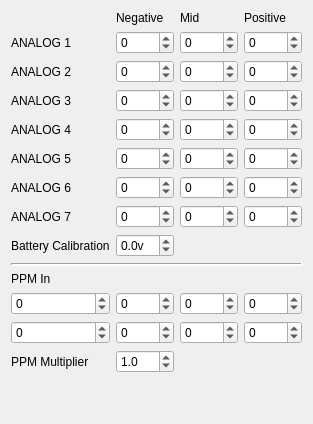
     <widget class="QWidget" name="tabCalibration">
      <attribute name="title">
       <string>Calibration</string>
      </attribute>
      <layout class="QGridLayout" name="gridLayout_2">
       <item row="0" column="1">
        <widget class="QLabel" name="label_24">
         <property name="text">
          <string>Negative</string>
         </property>
        </widget>
       </item>
       <item row="0" column="2">
        <widget class="QLabel" name="label_25">
         <property name="text">
          <string>Mid</string>
         </property>
        </widget>
       </item>
       <item row="0" column="3">
        <widget class="QLabel" name="label_26">
         <property name="text">
          <string>Positive</string>
         </property>
        </widget>
       </item>
       <item row="1" column="0">
        <widget class="QLabel" name="label_15">
         <property name="text">
          <string>ANALOG 1</string>
         </property>
        </widget>
       </item>
       <item row="1" column="1">
        <widget class="QSpinBox" name="ana1Neg">
         <property name="statusTip">
          <string/>
         </property>
         <property name="minimum">
          <number>-9999</number>
         </property>
         <property name="maximum">
          <number>9999</number>
         </property>
        </widget>
       </item>
       <item row="1" column="2">
        <widget class="QSpinBox" name="ana1Mid">
         <property name="statusTip">
          <string/>
         </property>
         <property name="minimum">
          <number>-9999</number>
         </property>
         <property name="value">
          <number>0</number>
         </property>
        </widget>
       </item>
       <item row="1" column="3">
        <widget class="QSpinBox" name="ana1Pos">
         <property name="statusTip">
          <string/>
         </property>
         <property name="minimum">
          <number>-9999</number>
         </property>
         <property name="maximum">
          <number>9999</number>
         </property>
        </widget>
       </item>
       <item row="2" column="0">
        <widget class="QLabel" name="label_16">
         <property name="text">
          <string>ANALOG 2</string>
         </property>
        </widget>
       </item>
       <item row="2" column="1">
        <widget class="QSpinBox" name="ana2Neg">
         <property name="statusTip">
          <string/>
         </property>
         <property name="minimum">
          <number>-9999</number>
         </property>
         <property name="maximum">
          <number>9999</number>
         </property>
        </widget>
       </item>
       <item row="2" column="2">
        <widget class="QSpinBox" name="ana2Mid">
         <property name="statusTip">
          <string/>
         </property>
         <property name="minimum">
          <number>-9999</number>
         </property>
         <property name="maximum">
          <number>9999</number>
         </property>
        </widget>
       </item>
       <item row="2" column="3">
        <widget class="QSpinBox" name="ana2Pos">
         <property name="statusTip">
          <string/>
         </property>
         <property name="minimum">
          <number>-9999</number>
         </property>
         <property name="maximum">
          <number>9999</number>
         </property>
        </widget>
       </item>
       <item row="3" column="0">
        <widget class="QLabel" name="label_17">
         <property name="text">
          <string>ANALOG 3</string>
         </property>
        </widget>
       </item>
       <item row="3" column="1">
        <widget class="QSpinBox" name="ana3Neg">
         <property name="statusTip">
          <string/>
         </property>
         <property name="minimum">
          <number>-9999</number>
         </property>
         <property name="maximum">
          <number>9999</number>
         </property>
        </widget>
       </item>
       <item row="3" column="2">
        <widget class="QSpinBox" name="ana3Mid">
         <property name="statusTip">
          <string/>
         </property>
         <property name="minimum">
          <number>-9999</number>
         </property>
         <property name="maximum">
          <number>9999</number>
         </property>
        </widget>
       </item>
       <item row="3" column="3">
        <widget class="QSpinBox" name="ana3Pos">
         <property name="statusTip">
          <string/>
         </property>
         <property name="minimum">
          <number>-9999</number>
         </property>
         <property name="maximum">
          <number>9999</number>
         </property>
        </widget>
       </item>
       <item row="4" column="0">
        <widget class="QLabel" name="label_18">
         <property name="text">
          <string>ANALOG 4</string>
         </property>
        </widget>
       </item>
       <item row="4" column="1">
        <widget class="QSpinBox" name="ana4Neg">
         <property name="statusTip">
          <string/>
         </property>
         <property name="minimum">
          <number>-9999</number>
         </property>
         <property name="value">
          <number>0</number>
         </property>
        </widget>
       </item>
       <item row="4" column="2">
        <widget class="QSpinBox" name="ana4Mid">
         <property name="statusTip">
          <string/>
         </property>
         <property name="minimum">
          <number>-9999</number>
         </property>
         <property name="maximum">
          <number>9999</number>
         </property>
        </widget>
       </item>
       <item row="4" column="3">
        <widget class="QSpinBox" name="ana4Pos">
         <property name="statusTip">
          <string/>
         </property>
         <property name="minimum">
          <number>-9999</number>
         </property>
         <property name="maximum">
          <number>9999</number>
         </property>
        </widget>
       </item>
       <item row="5" column="0">
        <widget class="QLabel" name="label_19">
         <property name="text">
          <string>ANALOG 5</string>
         </property>
        </widget>
       </item>
       <item row="5" column="1">
        <widget class="QSpinBox" name="ana5Neg">
         <property name="statusTip">
          <string/>
         </property>
         <property name="minimum">
          <number>-9999</number>
         </property>
         <property name="maximum">
          <number>9999</number>
         </property>
        </widget>
       </item>
       <item row="5" column="2">
        <widget class="QSpinBox" name="ana5Mid">
         <property name="statusTip">
          <string/>
         </property>
         <property name="minimum">
          <number>-9999</number>
         </property>
         <property name="maximum">
          <number>9999</number>
         </property>
        </widget>
       </item>
       <item row="5" column="3">
        <widget class="QSpinBox" name="ana5Pos">
         <property name="statusTip">
          <string/>
         </property>
         <property name="minimum">
          <number>-9999</number>
         </property>
         <property name="maximum">
          <number>9999</number>
         </property>
        </widget>
       </item>
       <item row="6" column="0">
        <widget class="QLabel" name="label_20">
         <property name="text">
          <string>ANALOG 6</string>
         </property>
        </widget>
       </item>
       <item row="6" column="1">
        <widget class="QSpinBox" name="ana6Neg">
         <property name="statusTip">
          <string/>
         </property>
         <property name="minimum">
          <number>-9999</number>
         </property>
         <property name="maximum">
          <number>9999</number>
         </property>
        </widget>
       </item>
       <item row="6" column="2">
        <widget class="QSpinBox" name="ana6Mid">
         <property name="statusTip">
          <string/>
         </property>
         <property name="minimum">
          <number>-9999</number>
         </property>
         <property name="maximum">
          <number>9999</number>
         </property>
        </widget>
       </item>
       <item row="6" column="3">
        <widget class="QSpinBox" name="ana6Pos">
         <property name="statusTip">
          <string/>
         </property>
         <property name="minimum">
          <number>-9999</number>
         </property>
         <property name="maximum">
          <number>9999</number>
         </property>
        </widget>
       </item>
       <item row="7" column="0">
        <widget class="QLabel" name="label_21">
         <property name="text">
          <string>ANALOG 7</string>
         </property>
        </widget>
       </item>
       <item row="7" column="1">
        <widget class="QSpinBox" name="ana7Neg">
         <property name="statusTip">
          <string/>
         </property>
         <property name="minimum">
          <number>-9999</number>
         </property>
         <property name="maximum">
          <number>9999</number>
         </property>
        </widget>
       </item>
       <item row="7" column="2">
        <widget class="QSpinBox" name="ana7Mid">
         <property name="statusTip">
          <string/>
         </property>
         <property name="minimum">
          <number>-9999</number>
         </property>
         <property name="maximum">
          <number>9999</number>
         </property>
        </widget>
       </item>
       <item row="7" column="3">
        <widget class="QSpinBox" name="ana7Pos">
         <property name="statusTip">
          <string/>
         </property>
         <property name="minimum">
          <number>-9999</number>
         </property>
         <property name="maximum">
          <number>9999</number>
         </property>
        </widget>
       </item>
       <item row="8" column="0">
        <widget class="QLabel" name="label_22">
         <property name="text">
          <string>Battery Calibration</string>
         </property>
        </widget>
       </item>
       <item row="8" column="1">
        <widget class="QDoubleSpinBox" name="battCalib">
         <property name="statusTip">
          <string/>
         </property>
         <property name="suffix">
          <string>v</string>
         </property>
         <property name="decimals">
          <number>1</number>
         </property>
         <property name="minimum">
          <double>-9.900000000000000</double>
         </property>
         <property name="maximum">
          <double>9.900000000000000</double>
         </property>
         <property name="singleStep">
          <double>0.100000000000000</double>
         </property>
        </widget>
       </item>
       <item row="11" column="0">
        <widget class="QLabel" name="label_23">
         <property name="text">
          <string>PPM In</string>
         </property>
        </widget>
       </item>
       <item row="12" column="0">
        <widget class="QSpinBox" name="PPM1">
         <property name="toolTip">
          <string/>
         </property>
         <property name="statusTip">
          <string/>
         </property>
         <property name="whatsThis">
          <string/>
         </property>
         <property name="minimum">
          <number>-9999</number>
         </property>
         <property name="maximum">
          <number>9999</number>
         </property>
        </widget>
       </item>
       <item row="12" column="1">
        <widget class="QSpinBox" name="PPM2">
         <property name="toolTip">
          <string/>
         </property>
         <property name="statusTip">
          <string/>
         </property>
         <property name="whatsThis">
          <string/>
         </property>
         <property name="minimum">
          <number>-9999</number>
         </property>
         <property name="maximum">
          <number>9999</number>
         </property>
        </widget>
       </item>
       <item row="12" column="2">
        <widget class="QSpinBox" name="PPM3">
         <property name="toolTip">
          <string/>
         </property>
         <property name="statusTip">
          <string/>
         </property>
         <property name="whatsThis">
          <string/>
         </property>
         <property name="minimum">
          <number>-9999</number>
         </property>
         <property name="maximum">
          <number>9999</number>
         </property>
        </widget>
       </item>
       <item row="12" column="3">
        <widget class="QSpinBox" name="PPM4">
         <property name="toolTip">
          <string/>
         </property>
         <property name="statusTip">
          <string/>
         </property>
         <property name="whatsThis">
          <string/>
         </property>
         <property name="minimum">
          <number>-9999</number>
         </property>
         <property name="maximum">
          <number>9999</number>
         </property>
        </widget>
       </item>
       <item row="13" column="0">
        <widget class="QSpinBox" name="PPM5">
         <property name="toolTip">
          <string/>
         </property>
         <property name="statusTip">
          <string/>
         </property>
         <property name="whatsThis">
          <string/>
         </property>
         <property name="minimum">
          <number>-9999</number>
         </property>
         <property name="maximum">
          <number>9999</number>
         </property>
        </widget>
       </item>
       <item row="13" column="1">
        <widget class="QSpinBox" name="PPM6">
         <property name="toolTip">
          <string/>
         </property>
         <property name="statusTip">
          <string/>
         </property>
         <property name="whatsThis">
          <string/>
         </property>
         <property name="minimum">
          <number>-9999</number>
         </property>
         <property name="maximum">
          <number>9999</number>
         </property>
        </widget>
       </item>
       <item row="13" column="2">
        <widget class="QSpinBox" name="PPM7">
         <property name="toolTip">
          <string/>
         </property>
         <property name="statusTip">
          <string/>
         </property>
         <property name="whatsThis">
          <string/>
         </property>
         <property name="minimum">
          <number>-9999</number>
         </property>
         <property name="maximum">
          <number>9999</number>
         </property>
        </widget>
       </item>
       <item row="13" column="3">
        <widget class="QSpinBox" name="PPM8">
         <property name="toolTip">
          <string/>
         </property>
         <property name="statusTip">
          <string/>
         </property>
         <property name="whatsThis">
          <string/>
         </property>
         <property name="minimum">
          <number>-9999</number>
         </property>
        </widget>
       </item>
       <item row="14" column="0">
        <widget class="QLabel" name="label_30">
         <property name="text">
          <string>PPM Multiplier</string>
         </property>
        </widget>
       </item>
       <item row="14" column="1">
        <widget class="QDoubleSpinBox" name="PPM_MultiplierDSB">
         <property name="decimals">
          <number>1</number>
         </property>
         <property name="maximum">
          <double>5.000000000000000</double>
         </property>
         <property name="value">
          <double>1.000000000000000</double>
         </property>
        </widget>
       </item>
       <item row="15" column="1">
        <spacer name="verticalSpacer">
         <property name="orientation">
          <enum>Qt::Vertical</enum>
         </property>
         <property name="sizeHint" stdset="0">
          <size>
           <width>20</width>
           <height>40</height>
          </size>
         </property>
        </spacer>
       </item>
       <item row="10" column="0" colspan="4">
        <widget class="Line" name="line">
         <property name="lineWidth">
          <number>2</number>
         </property>
         <property name="orientation">
          <enum>Qt::Horizontal</enum>
         </property>
        </widget>
       </item>
      </layout>
     </widget>
